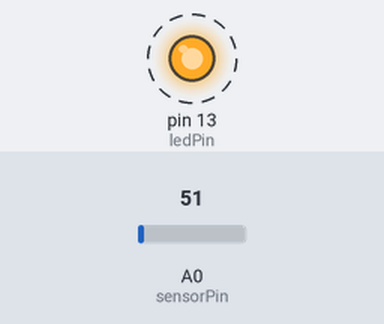
Bench run of a sketch on a simulated Arduino Uno, built with avr-gcc and run on an emulated ATmega328P. Parts: output pins drawn as LEDs (lit = HIGH). Dashed ring = blinking. Inputs (shaded band) come from the test bench; at power-on: A0 (sensorPin) = 51. What the sketch prints to the serial monitor is not drawn.

Above: at 0.12 s.
Timing chart, 0 to 3.0 s (numbered marks = the images above):
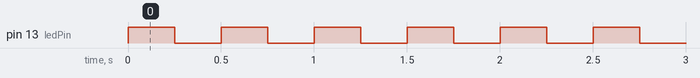

The sketch:

temparature_ino.ino
```cpp
#include<arduino.h>
// Pin connections
const int sensorPin = A0; // LM35 sensor connected to analog pin A0
const int ledPin = 13;    // Onboard LED connected to digital pin 13

// Variables
int temperature;  // To store temperature readings

void setup() {
  pinMode(ledPin, OUTPUT);
  Serial.begin(9600); // Initialize serial communication for debugging
}

void loop() {
  temperature = getTemperature(); // Read temperature
  Serial.print("Temperature: ");
  Serial.println(temperature); // Output temperature to serial monitor for debugging

  if (temperature < 30) {
    digitalWrite(ledPin, HIGH); // Turn on LED
    delay(250);
    digitalWrite(ledPin, LOW); // Turn off LED
    delay(250);
  } else {
    digitalWrite(ledPin, HIGH); // Turn on LED
    delay(500);
    digitalWrite(ledPin, LOW); // Turn off LED
    delay(500);
  }
}

int getTemperature() {
  int sensorValue = analogRead(sensorPin); // Read sensor value
  float voltage = (sensorValue / 1023.0) * 5.0; // Convert to voltage (0 to 5V)
  float temperatureC = (voltage - 0.5) * 100.0; // Convert voltage to temperature in Celsius
  return (int)temperatureC; // Return temperature
}
```

Measured:
- by itself, pin 13 (ledPin): alternates HIGH for 0.25 s and LOW for 0.25 s
